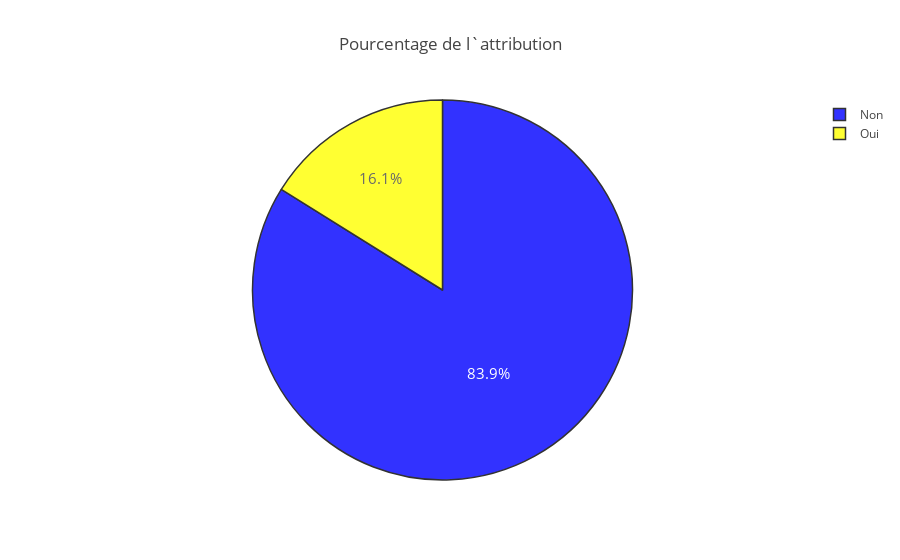

Source (notebook cell):
### Code cell
py.iplot(graphe1);

### Figure 1 — Plotly figure (JSON) as saved in the notebook; plotly's stock layout.template omitted (floating-point values rounded to 4 significant figures)
{"data": [{"labels": ["Non", "Oui"], "marker": {"colors": ["blue", "yellow"], "line": {"color": "#000000", "width": 1.5}}, "opacity": 0.8, "textfont": {"size": 15}, "type": "pie", "uid": "2c0e85bf-7327-45e7-a707-7e2f0af6fbd0", "values": [1233, 237]}], "layout": {"title": {"text": "Pourcentage de l`attribution"}}}
